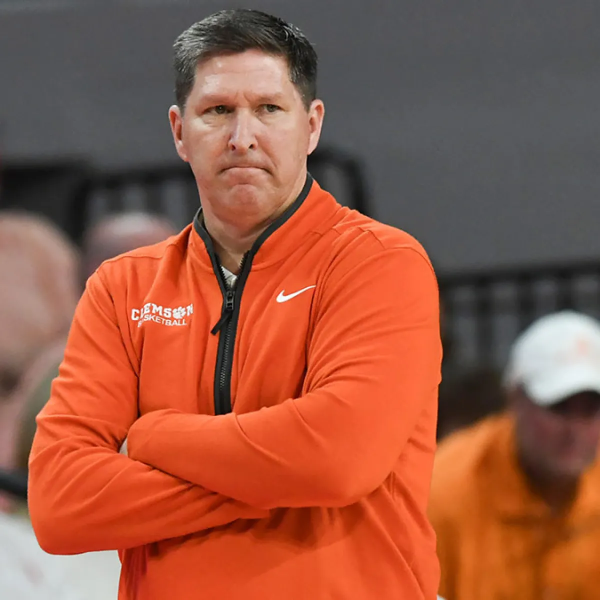
#> input picture assets/brad.jpg, 1200 x 1200 px (shown at 1/2 size)
$ python test_graphic.py
#> lines starting #> are read from the running program, lines starting #| are printed output that depends on the picture

from pathlib import Path
from PIL import Image, ImageDraw, ImageFont

# Load Brad's photograph
photo_path = Path("assets/brad.jpg")

if not photo_path.exists():
    raise FileNotFoundError("Missing assets/brad.jpg")

photo = Image.open(photo_path).convert("RGB")
#> photo is the input picture: PIL image 1200x1200 RGB; mean R, G, B 151.5, 87.6, 67.1

# Portrait dimensions (4:5)
width, height = 1080, 1350

# Crop photograph to portrait ratio
original_width, original_height = photo.size
#> original_width = 1200; original_height = 1200

target_ratio = width / height
current_ratio = original_width / original_height
#> current_ratio = 1

if current_ratio > target_ratio:
    # Image is too wide: crop from the right
    new_width = int(original_height * target_ratio)
#> new_width = 960

    photo = photo.crop(
        (0, 0, new_width, original_height)
    )
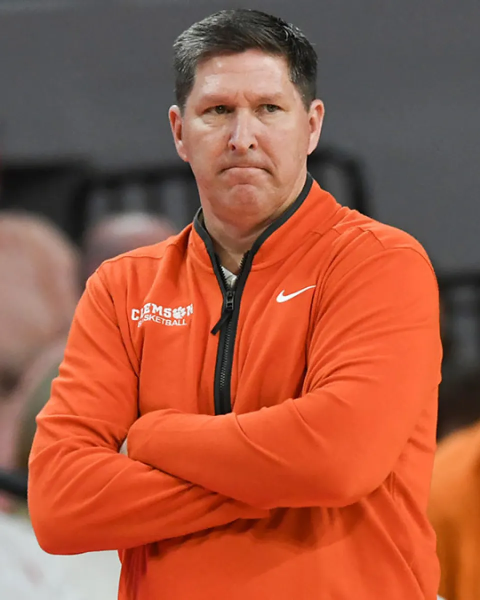
#> photo: PIL image 960x1200 RGB (shown at 1/2 size); mean R, G, B 161.6, 87.6, 65.5

else:
    # Image is too tall: crop from the bottom
    new_height = int(original_width / target_ratio)

    photo = photo.crop(
        (0, 0, original_width, new_height)
    )

# Resize cropped photograph to final dimensions
canvas = photo.resize(
    (width, height),
    Image.Resampling.LANCZOS
)

# Draw loss counter
draw = ImageDraw.Draw(canvas)

font_path = "/usr/share/fonts/truetype/dejavu/DejaVuSans-Bold.ttf"
font = ImageFont.truetype(font_path, 220)

number = "207"

# Calculate text dimensions
bounds = draw.textbbox(
    (0, 0),
    number,
    font=font,
    stroke_width=7
)
#> bounds = (-7, 35, 466, 215)

text_width = bounds[2] - bounds[0]
#> text_width = 473
text_height = bounds[3] - bounds[1]
#> text_height = 180

# Center number horizontally near bottom
text_x = (width - text_width) // 2 - bounds[0]
#> text_x = 310
text_y = height - text_height - 65 - bounds[1]
#> text_y = 1070

# White text with thick black outline
draw.text(
    (text_x, text_y),
    number,
    font=font,
    fill="white",
    stroke_width=9,
    stroke_fill="black"
)

# Save graphic
output_path = "test_graphic.png"
canvas.save(output_path)
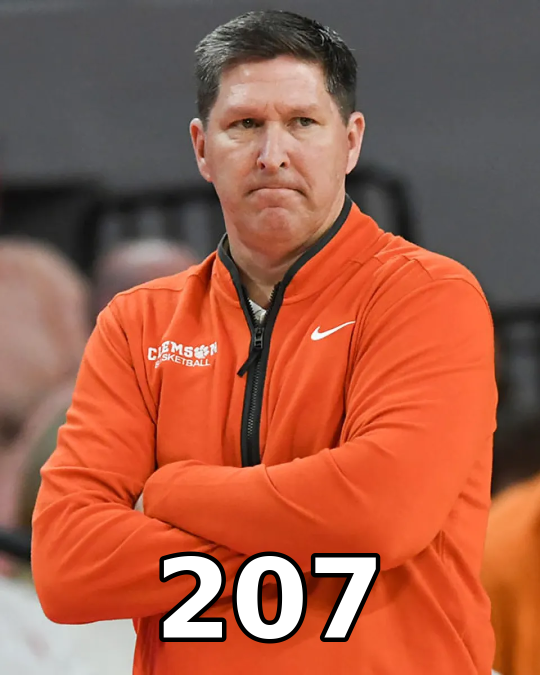
#> saved as test_graphic.png: PIL image 1080x1350 RGB (shown at 1/2 size); mean R, G, B 160.9, 91.7, 70.7

print("Portrait graphic generated successfully!")
print(f"Dimensions: {width} x {height}")
print(f"Loss counter: {number}")
